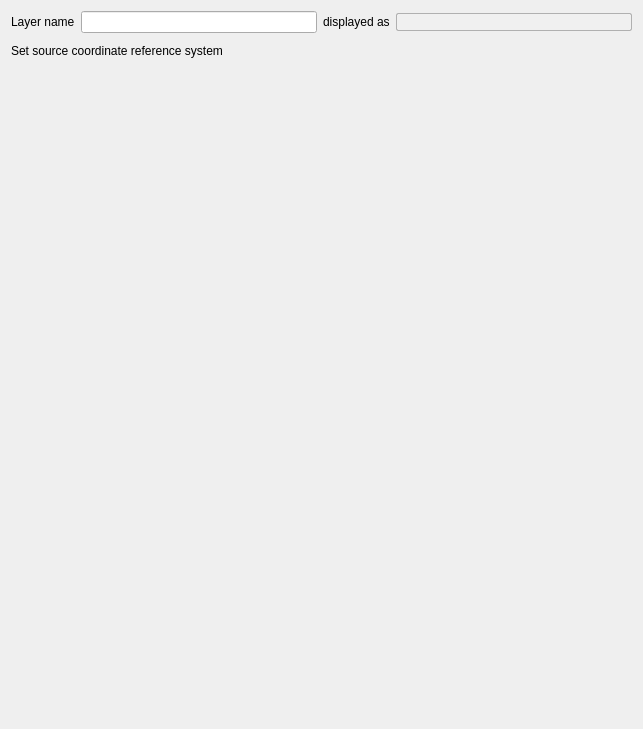
             <widget class="QWidget" name="scrollAreaWidgetContents_3">
              <property name="geometry">
               <rect>
                <x>0</x>
                <y>0</y>
                <width>643</width>
                <height>729</height>
               </rect>
              </property>
              <layout class="QVBoxLayout" name="verticalLayout_7">
               <item>
                <layout class="QHBoxLayout" name="horizontalLayout_14">
                 <item>
                  <widget class="QLabel" name="label_8">
                   <property name="text">
                    <string>Layer name</string>
                   </property>
                  </widget>
                 </item>
                 <item>
                  <widget class="QLineEdit" name="mLayerOrigNameLineEd"/>
                 </item>
                 <item>
                  <widget class="QLabel" name="label_9">
                   <property name="text">
                    <string>displayed as</string>
                   </property>
                  </widget>
                 </item>
                 <item>
                  <widget class="QLineEdit" name="leDisplayName">
                   <property name="styleSheet">
                    <string notr="true">color: #505050;
background-color: #F0F0F0;
border: 1px solid #B0B0B0;
border-radius: 2px;</string>
                   </property>
                   <property name="readOnly">
                    <bool>true</bool>
                   </property>
                  </widget>
                 </item>
                </layout>
               </item>
               <item>
                <layout class="QHBoxLayout" name="horizontalLayout_9" stretch="0">
                 <property name="topMargin">
                  <number>5</number>
                 </property>
                 <item>
                  <widget class="QLabel" name="label_7">
                   <property name="text">
                    <string>Set source coordinate reference system</string>
                   </property>
                  </widget>
                 </item>
                </layout>
               </item>
               <item>
                <widget class="QgsProjectionSelectionWidget" name="mCrsSelector" native="true">
                 <property name="focusPolicy">
                  <enum>Qt::StrongFocus</enum>
                 </property>
                </widget>
               </item>
               <item>
                <spacer name="verticalSpacer_3">
                 <property name="orientation">
                  <enum>Qt::Vertical</enum>
                 </property>
                 <property name="sizeHint" stdset="0">
                  <size>
                   <width>20</width>
                   <height>415</height>
                  </size>
                 </property>
                </spacer>
               </item>
              </layout>
             </widget>
